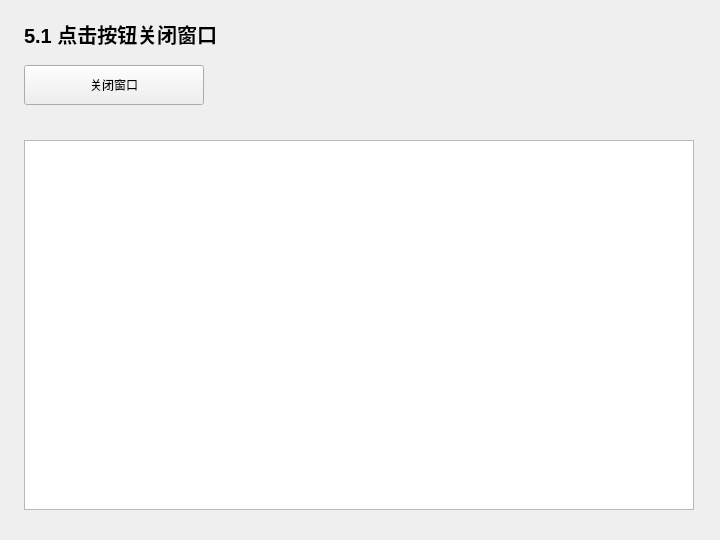
<?xml version="1.0" encoding="UTF-8"?>
<ui version="4.0">
 <class>Widget</class>
 <widget class="QWidget" name="Widget">
  <property name="geometry">
   <rect>
    <x>0</x>
    <y>0</y>
    <width>720</width>
    <height>540</height>
   </rect>
  </property>
  <property name="windowTitle">
   <string>5.1 点击按钮关闭窗口</string>
  </property>
  <widget class="QLabel" name="headingLabel">
   <property name="geometry">
    <rect>
     <x>24</x>
     <y>18</y>
     <width>670</width>
     <height>32</height>
    </rect>
   </property>
   <property name="text">
    <string>5.1 点击按钮关闭窗口</string>
   </property>
   <property name="font">
    <font>
     <pointsize>15</pointsize>
     <bold>true</bold>
    </font>
   </property>
  </widget>
  <widget class="QPlainTextEdit" name="outputEdit">
   <property name="geometry">
    <rect>
     <x>24</x>
     <y>140</y>
     <width>670</width>
     <height>370</height>
    </rect>
   </property>
   <property name="readOnly">
    <bool>true</bool>
   </property>
  </widget>
  <widget class="QPushButton" name="runButton">
   <property name="geometry">
    <rect>
     <x>24</x>
     <y>65</y>
     <width>180</width>
     <height>40</height>
    </rect>
   </property>
   <property name="text">
    <string>关闭窗口</string>
   </property>
  </widget>
 </widget>
 <resources />
 <connections />
</ui>
